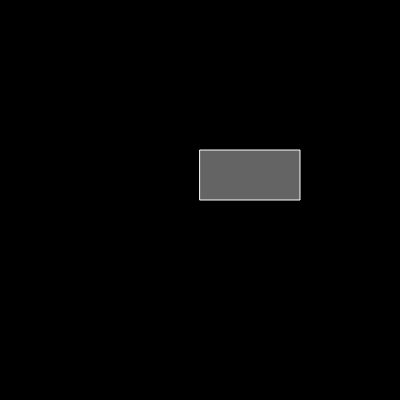
Frame 1 (no input)
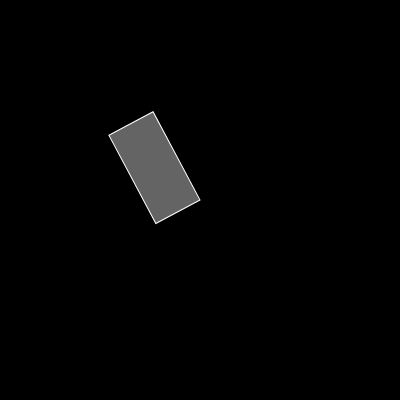
Frame 60 (no input)
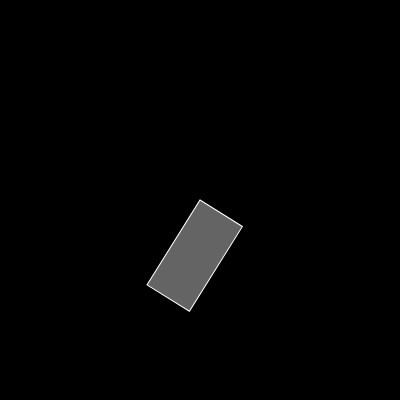
Frame 120 (the mouse pressed at the canvas centre since frame 60)

The p5.js sketch that drew these frames (run headless with seeded random() and noise() and a simulated clock; from frame 60 on, the mouse is pressed at the canvas centre):

// p5.js sketch
// ── sketch.js
// transformations : rotate, transalate, scale, pop and push

let angle = 0;

function setup() {
  createCanvas(400, 400);
  angleMode(DEGREES);
  //rectMode(CENTER);
}

function draw() {
  background(0);
  
  push(); // saves
  translate(200,200);//moves origin 
  scale(1,-1); // scale and direction --> can mirrow the image
  rotate(angle);
  //scale(mouseX/100,mouseY/100);
  stroke(255);
  fill(100);
  rect (0,0,100,50);
  pop(); // restore / unsaves
  
  angle = angle + 2;
  
}
